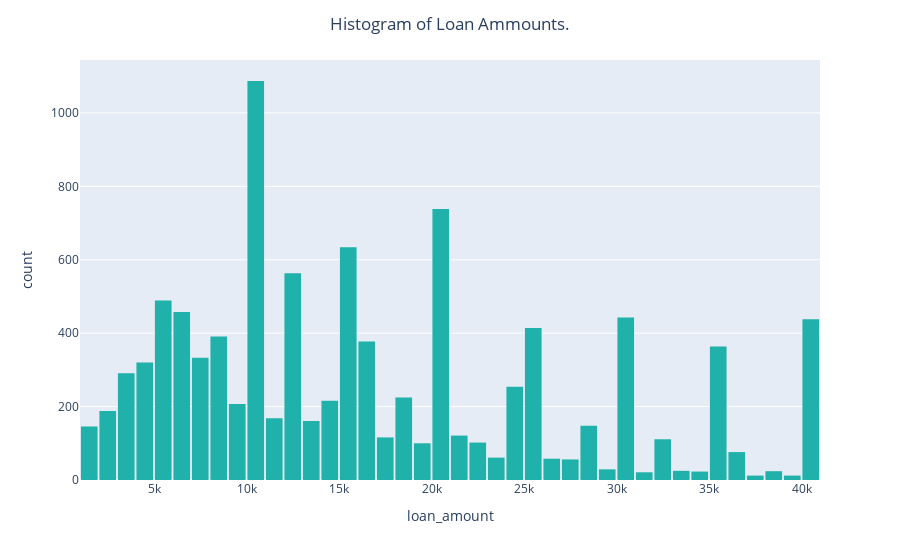

Notebook source saved alongside this figure:
### Markdown cell above
### Here is Example Code for a simple Histogram

### Code cell
fig = px.histogram(DF,
                   nbins=50,
                   x='loan_amount',
                   color_discrete_sequence=['lightseagreen'])

fig.update_layout(bargap=0.1,
                  title='Histogram of Loan Ammounts.',
                  title_x=0.5)
fig.show()# Your code here

### Figure 1 — Plotly figure (JSON) as saved in the notebook; plotly's stock layout.template omitted (floating-point values rounded to 4 significant figures; data arrays with more than 128 entries replaced by an {"elided": "..."} marker saying what was removed)
{"data": [{"alignmentgroup": "True", "bingroup": "x", "hovertemplate": "loan_amount=%{x}<br>count=%{y}<extra></extra>", "legendgroup": "", "marker": {"color": "lightseagreen", "pattern": {"shape": ""}}, "name": "", "nbinsx": 50, "offsetgroup": "", "orientation": "v", "showlegend": false, "type": "histogram", "x": {"elided": "10000 int values"}, "xaxis": "x", "yaxis": "y"}], "layout": {"autosize": true, "bargap": 0.1, "barmode": "relative", "legend": {"tracegroupgap": 0}, "margin": {"t": 60}, "title": {"text": "Histogram of Loan Ammounts.", "x": 0.5}, "xaxis": {"anchor": "y", "autorange": true, "domain": [0, 1], "range": [999.5, 41000.0], "title": {"text": "loan_amount"}, "type": "linear"}, "yaxis": {"anchor": "x", "autorange": true, "domain": [0, 1], "range": [0, 1144.0], "title": {"text": "count"}}}}
